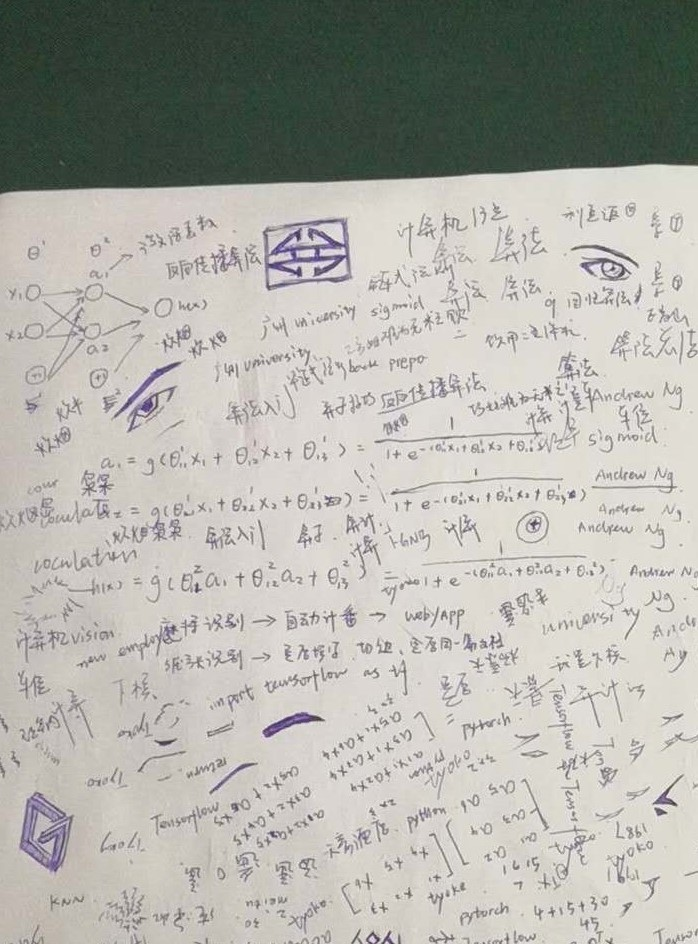
#> input picture test5.jpg, 698 x 944 px
$ python skimage_handle.py
#> lines starting #> are read from the running program, lines starting #| are printed output that depends on the picture
import matplotlib.pyplot as plt
import numpy as np
import skimage
from PIL import Image, ImageEnhance, ImageFilter
from skimage import draw, img_as_float, io, measure
from skimage import transform as tf
from skimage.draw import ellipse
from skimage.feature import corner_harris, corner_peaks, corner_subpix
from skimage.measure import (approximate_polygon, find_contours,
                             subdivide_polygon)
from skimage.morphology import (closing, convex_hull_image, dilation, disk,
                                erosion, opening, white_tophat)
from skimage.transform import AffineTransform, warp
from skimage.util import invert

TARGET_H = 697
TARGET_W = 1333


def get_max_contour_coor(img):
    max_contour = 0
    max_coor = []
    for contour in find_contours(img, 0):
        coord = approximate_polygon(contour, tolerance=39.5)
        print("Number of coordinates:", len(contour), len(coord))
        if len(contour) > max_contour:
            max_contour = contour
            max_coor = coord
        # 可以从上面的点个数判断票据位置状态
        print(coord)
        return len(max_coor), max_coor

# 四边形顶点排序，[top-left, top-right, bottom-right, bottom-left]


def orderPoints(pts):
    rect = np.zeros((4, 2), dtype="float32")
    s = pts.sum(axis=1)
    rect[0] = pts[np.argmin(s)]
    rect[2] = pts[np.argmax(s)]
    diff = np.diff(pts, axis=1)
    rect[1] = pts[np.argmin(diff)]
    rect[3] = pts[np.argmax(diff)]
    return np.flip(rect, 1)


# --- Generate test data ---
im = Image.open('test5.jpg')
#> im is the input picture: PIL image 698x944 RGB; mean R, G, B 176.5, 176.1, 169.7
reslotion_x, reslotion_y = im._size[0], im.size[1]
#> reslotion_x = 698; reslotion_y = 944
im1 = im.filter(ImageFilter.GaussianBlur)

im2 = im.convert('L')  # 转化为灰图

im3 = ImageEnhance.Contrast(im2).enhance(100)
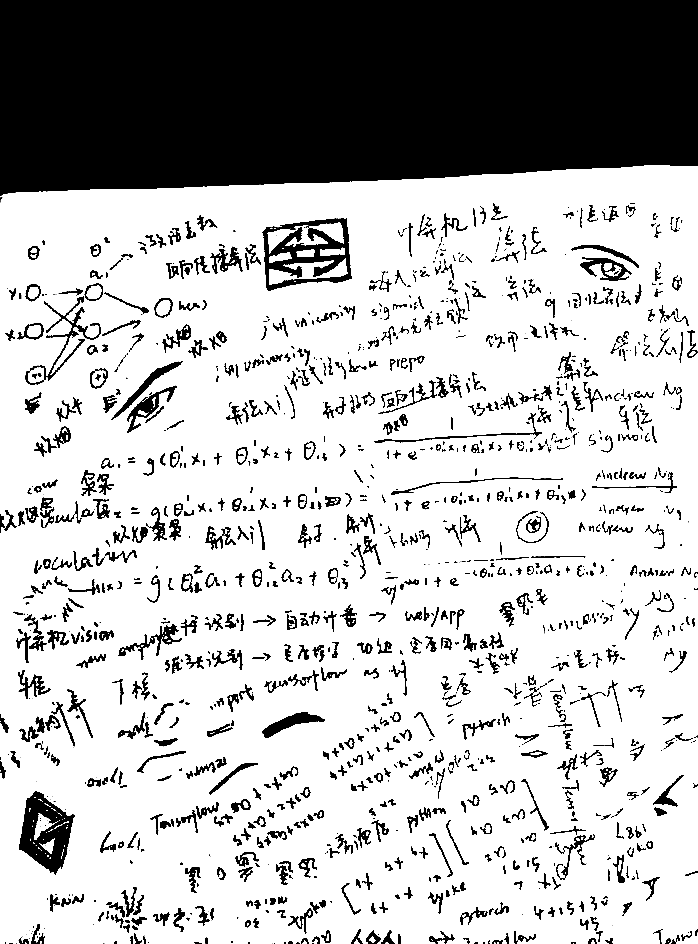
#> im3: PIL image 698x944 L; min 0, max 255, mean 185

eselem = disk(10)

#> (the run stopped early here; a loop or call above may not have finished)

$ run again, with test1.jpg copied over test5.jpg
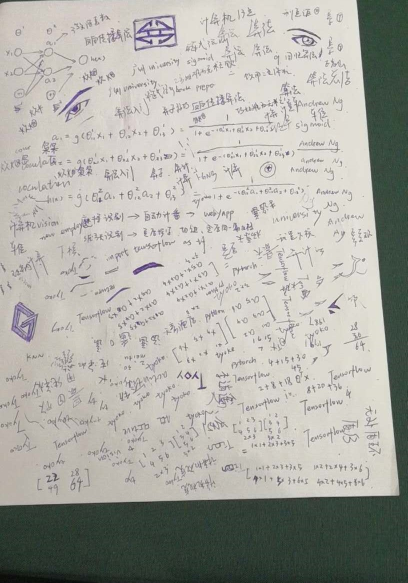
#> input picture test1.jpg, 815 x 1165 px (shown at 1/2 size)
#> im is the input picture: PIL image 815x1165 RGB; mean R, G, B 172.4, 171.9, 165.2
#> reslotion_x = 815; reslotion_y = 1165
#> `im3 = ImageEnhance.Contrast(im2).enhance(100)`:
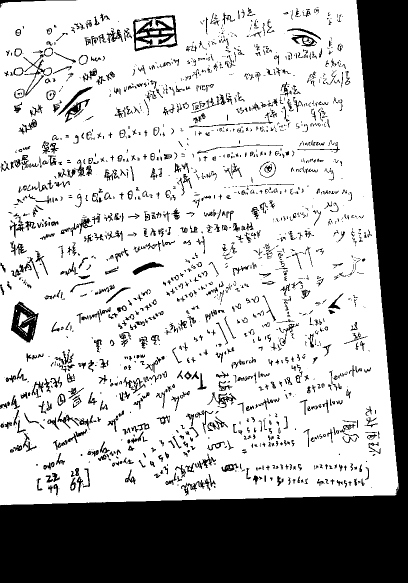
#> im3: PIL image 815x1165 L (shown at 1/2 size); min 0, max 255, mean 183.9

$ run again, with test2.jpg copied over test5.jpg
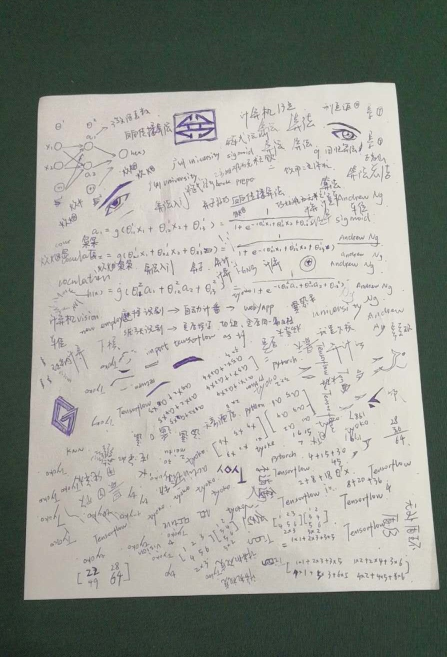
#> input picture test2.jpg, 893 x 1314 px (shown at 1/2 size)
#> im is the input picture: PIL image 893x1314 RGB; mean R, G, B 151.8, 154.1, 146.6
#> reslotion_x = 893; reslotion_y = 1314
#> `im3 = ImageEnhance.Contrast(im2).enhance(100)`:
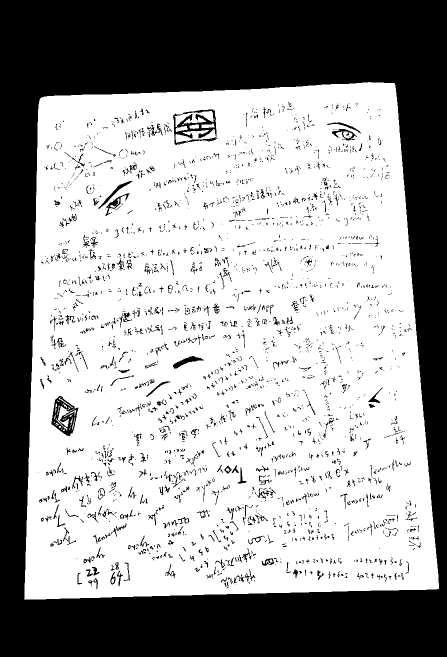
#> im3: PIL image 893x1314 L (shown at 1/2 size); min 0, max 255, mean 160.1
